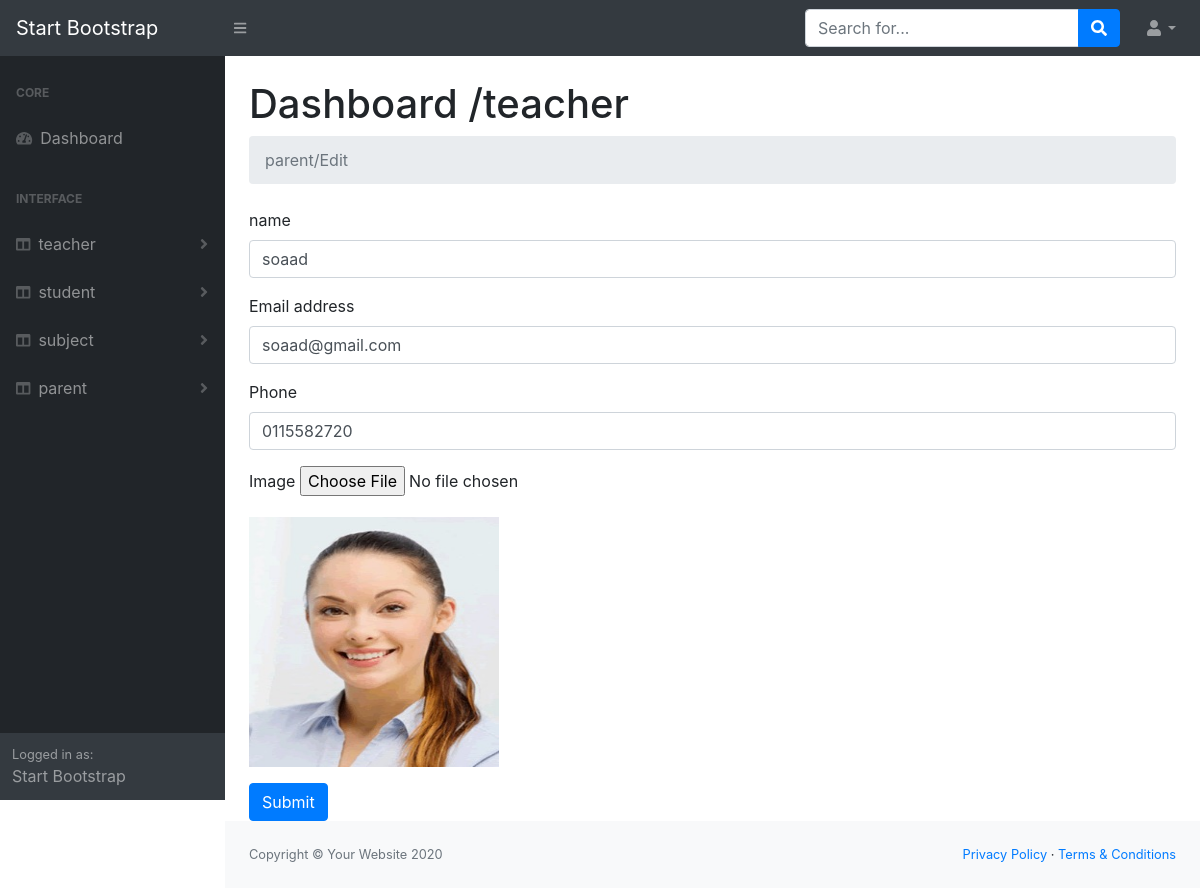
The app's page /schoolSystem/dashBoard/teacher/edit.php?id=5 (signed in) with its own data.
### tables this page shows
CREATE TABLE `teacher` (
  `TeacherId` int(10) NOT NULL,
  `Name` text NOT NULL,
  `Email` text NOT NULL,
  `Password` text NOT NULL,
  `Phone` varchar(14) NOT NULL,
  `Image` text NOT NULL,
  `AdminId` int(10) NOT NULL,
  `SubjectId` int(10) NOT NULL
);

### schoolSystem/dashBoard/teacher/edit.php (the view, shortened to what this page needs)
<?php
require '../helpers/functions.php';
$id = $_GET['id'];
$sql = "select * from teacher where TeacherId = $id ";
$op  = DoQuery($sql);
$data = mysqli_fetch_assoc($op);
require '../layouts/header.php';
require '../layouts/nav.php';
require '../layouts/sidNav.php';
?>
<main>
    <div class="container-fluid">
        <h1 class="mt-4">Dashboard /teacher</h1>
        <ol class="breadcrumb mb-4">
        </ol>
        <form action="<?php echo htmlspecialchars($_SERVER['PHP_SELF']) .'?id='.$data['TeacherId']; ?>" method="post" enctype="multipart/form-data">
            <div class="form-group">
                <label for="exampleInputName">name</label>
                <input type="text" class="form-control" required id="exampleInputName" aria-describedby="" name="name" value="<?php echo $data['Name']; ?>" placeholder="Enter name">
            </div>
            <div class="form-group">
                <label for="exampleInputEmail">Email address</label>
                <input type="text" class="form-control" required id="exampleInputEmail" aria-describedby="emailHelp" value="<?php echo $data['Email']; ?>" name="email" placeholder="Enter email">
            </div>
            <div class="form-group">
                <label for="exampleInputPhone">Phone</label>
                <input type="text" class="form-control" required id="exampleInputPhone" value="<?php echo $data['Phone']; ?>" name="phone" placeholder="enter a Phone">
            </div>
            <div class="form-group">
                <label for="exampleInputPassword">Image</label>
                <input type="file" name="image">
            </div>
            <p>
                <img src="uploads/<?php echo $data['Image']; ?>" alt="" height="250px" width="250px">
            </p>
            <button type="submit" class="btn btn-primary">Submit</button>
        </form>
</main>
<?php
require '../layouts/footer.php';
?>

### records on screen
teacher: name "soaad", email "soaad@gmail.com", phone "0115582720", Image (picture)

### other values on screen
$module "teacher"
$module "student"
$module "subject"
$module "parent"
$message "parent/Edit"
